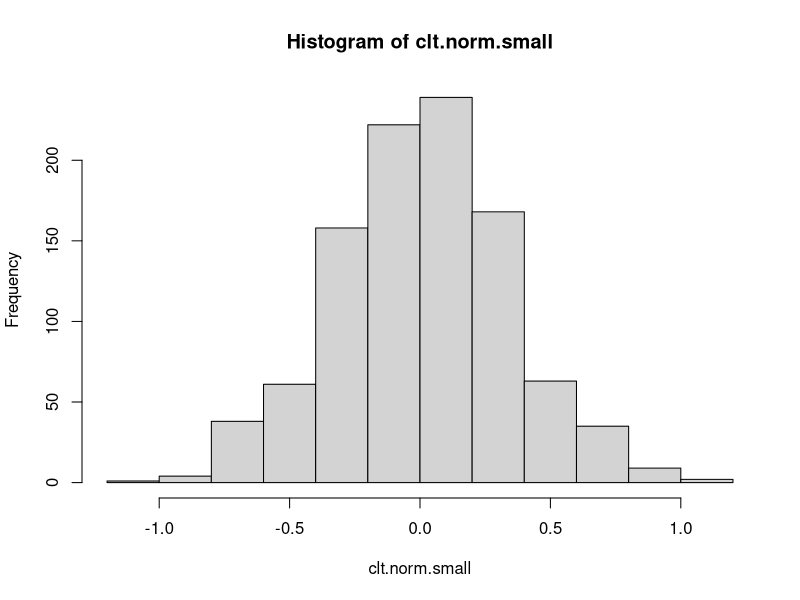
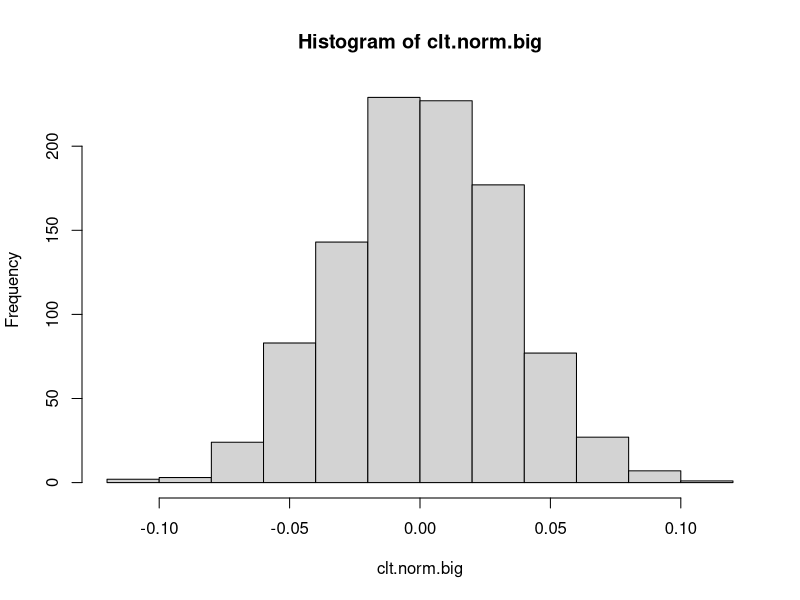
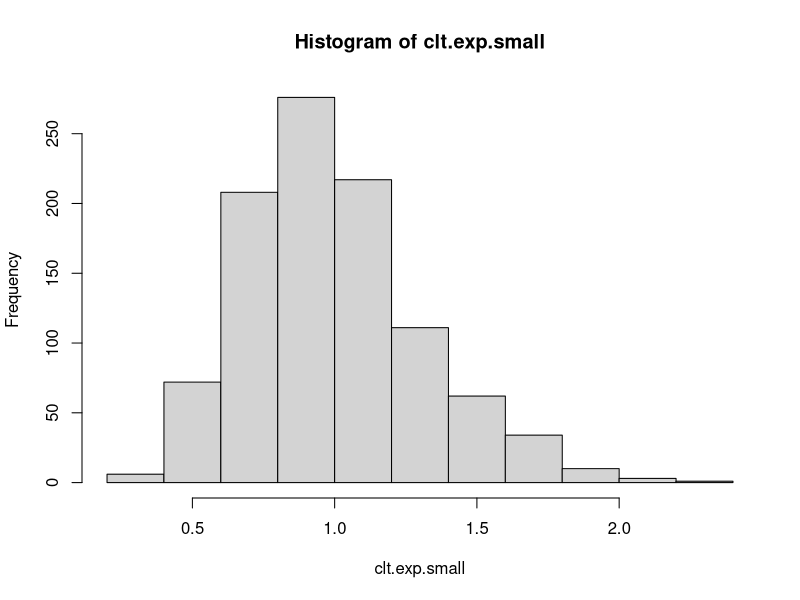
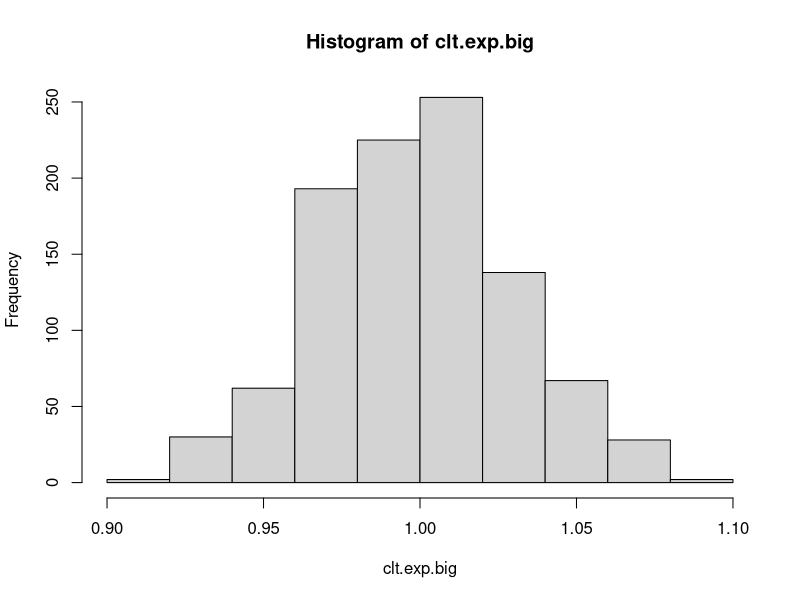

Here is the R script that generated these plots, in order:
## ---- chunk 1
#We are using a sample size of 10
n <- 10 
nsim <- 1000
clt.norm.small <- numeric(nsim)
#looping through this function for i equals 1 through nism times which in this case is 1000
for (i in 1:nsim) {
#Assigning x to be a random value with normal distribution from the sample size of 10 with replacement
  x <- rnorm(n)
#finding the mean for each i where i equals 1 through 1000  
  clt.norm.small[i] <- mean(x)
}
#This is getting the five figure summary 
summary(clt.norm.small)
#This lets us know how many values
length(clt.norm.small)
#This gives us the mean
mean(clt.norm.small)
#This will plot a histogram so we can see the central limit theorem
hist(clt.norm.small) 
## ---- chunk 2
#we have increased our sample size to 1000
m <- 1000 
nsim <- 1000
clt.norm.big <- numeric(nsim)
#looping through this function for i equals 1 through nism times which in this case is 1000
for (i in 1:nsim) { 
  #Assigning x to be a random value with normal distribution from the sample size of 1000 with replacement
  x <- rnorm(m)
  #finding the mean for each i where i equals 1 through 1000
  clt.norm.big[i] <- mean(x)
}
 
#This is getting the five figure summary
summary(clt.norm.big)
#This lets us know how many values we would expect this to be 1000 since that is the amount of times we want to run through the loop
length(clt.norm.big)
#This gives us the mean we want this to be close to 0
mean(clt.norm.big)
#This will plot a histogram so we can see the central limit theorem
hist(clt.norm.big)
## ---- chunk 3
#We are using a sample size of 10
l <- 10 
nsim <- 1000
clt.exp.small <- numeric(nsim)
#looping through this function for i equals 1 through nism times which in this case is 1000
for (i in 1:nsim) {
#Assigning x to be a random value with exponential distribution from the sample size of 10 with replacement
  x <- rexp(l)
#Finding the mean for each i where i equals 1 through 1000  
  clt.exp.small[i] <- mean(x)
}
#This is getting the five figure summary
summary(clt.exp.small)
#This lets us know how many values we would expect this to be 1000 since that is the amount of times we want to run through the loop
length(clt.exp.small)
#This gives us the mean we want this close to 1
mean(clt.exp.small)
#This will plot a histogram so we can see the central limit theorem
hist(clt.exp.small)
## ---- chunk 4
#We are using a sample size of 1000
j <- 1000 
nsim <- 1000
clt.exp.big <- numeric(nsim)
#looping through this function for i equals 1 through nism times which in this case is 1000 
for (i in 1:nsim) {
  #Assigning x to be a random value with exponential distribution from the sample size of 1000 with replacement  
  x <- rexp(j)
  #Finding the mean for each i where i equals 1 through 1000  
  clt.exp.big[i] <- mean(x)
}
#This is getting the five figure summary
summary(clt.exp.big)
#This lets us know how many values we would expect this to be 1000 since that is the amount of times we want to run through the loop
length(clt.exp.big)
#This gives us the mean we want this close to 1
mean(clt.exp.big)
#This will plot a histogram so we can see the central limit theorem
hist(clt.exp.big)
